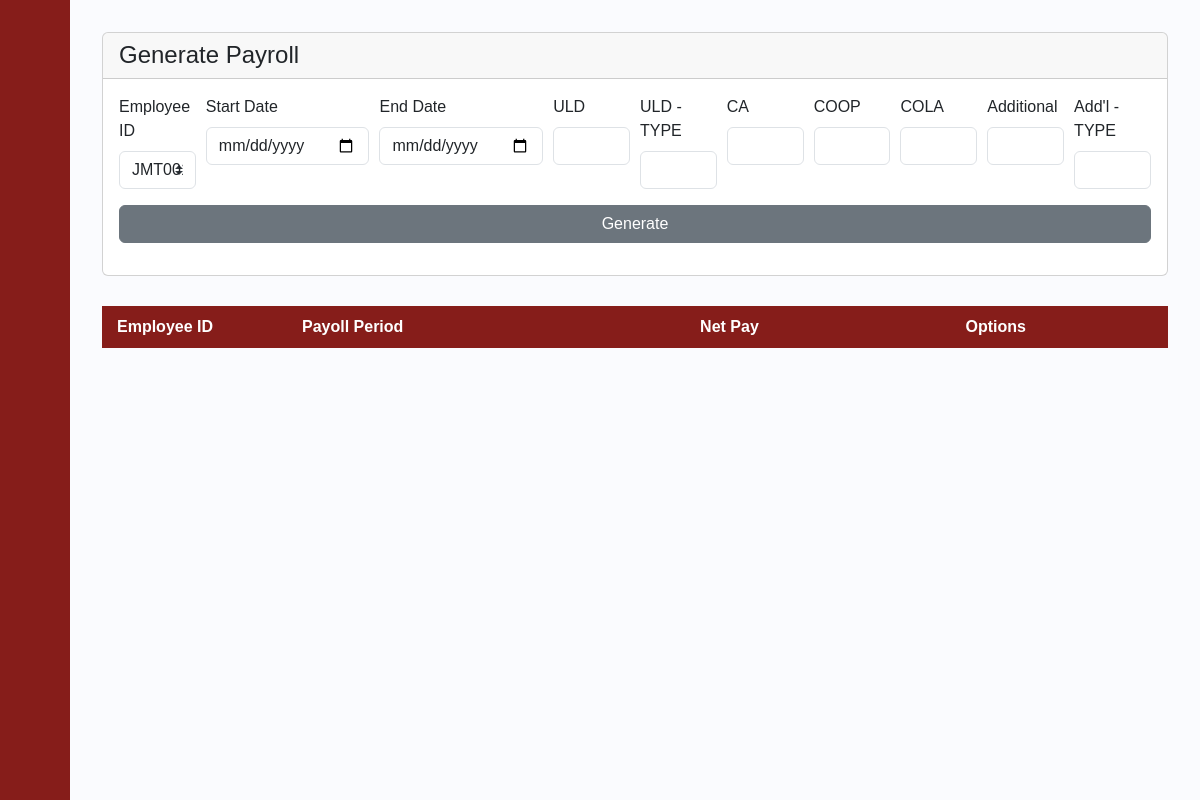
/generate_page/1/, run on an earlier commit of the app's database.
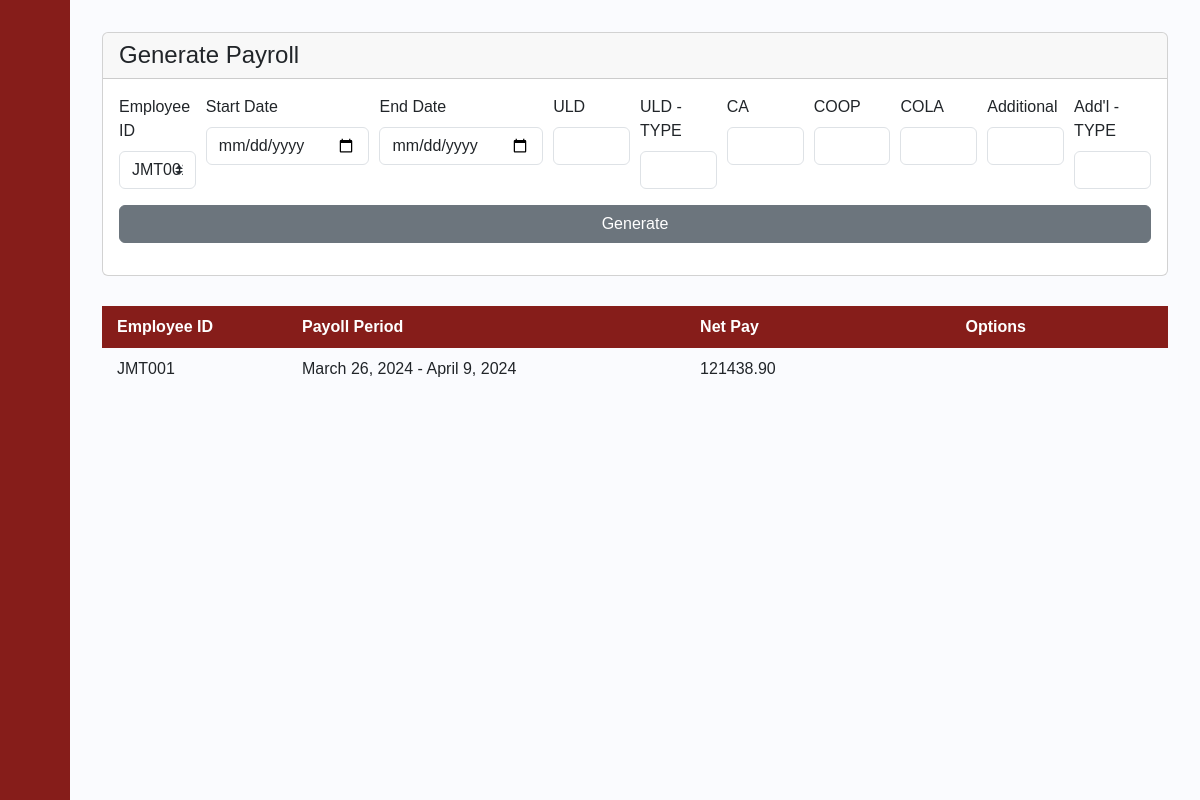
And on a later commit of the database.
### payrollapp/models.py (models this page shows, shortened)
class Payslip_Transaction(models.Model):
    Transaction_ID = models.IntegerField(primary_key=True)
    Date_Distributed = models.DateField(blank=True, null=True)
    Start_Date = models.DateField(blank=True, null=True)
    End_Date = models.DateField(blank=True, null=True)
    Net_Pay = models.FloatField()
    Total_Deductions = models.FloatField()
    Absence_Deductions = models.FloatField()
    OT = models.FloatField()
    NightShift = models.FloatField()
    Holiday_Comp = models.FloatField()
    Employee_ID = models.ForeignKey(Employee, on_delete=models.CASCADE)
    SSS_Rate_ID = models.FloatField()
    PhilHealth_Rate_ID = models.FloatField()
    HDMF_Rate_ID = models.FloatField()
    WTAX_Rate_ID = models.FloatField()
    HMO_Rate_ID = models.FloatField()
    ULDeductions_Rate_ID = models.ForeignKey(UNIFORMLAPTOPDEDUCTIONS, on_delete=models.CASCADE)
    CA_Rate_ID = models.ForeignKey(CA, on_delete=models.CASCADE)
    COOP_Rate_ID = models.ForeignKey(COOP, on_delete=models.CASCADE)
    COLA_Rate_ID = models.ForeignKey(COLA, on_delete=models.CASCADE)
    AddtlEarning_Rate_ID = models.ForeignKey(ADDITIONAL_EARNINGS, on_delete=models.CASCADE)

class Employee(models.Model):
    Last_name = models.CharField(max_length=50)
    First_name = models.CharField(max_length=50)
    Middle_name = models.CharField(max_length=50, blank=True, null=True)
    id_number = models.CharField(max_length=6, primary_key=True)
    Status  = models.CharField(max_length=255)
    Department  = models.CharField(max_length=255)
    Role   = models.CharField(max_length=255)
    Join_Date = models.DateField(blank=True, null=True)
    Phone_Number = models.CharField(max_length=255)
    Email = models.CharField(max_length=255)
    BankNumber = models.CharField(max_length=255)
    Salary   = models.FloatField()
    Vacation_Leaves = models.IntegerField()
    Sick_Leaves = models.IntegerField()
    def getID(self):
        return self.id_number
    def __str__(self):
        z = str(self.getID())
        return z

### payrollapp/views.py (the view)
# urls.py: path('generate_page/<int:UID>/', views.generate_page, name='generate_page'),
def generate_page(request, UID):
    a = Employee.objects.all()
    payslip=Payslip_Transaction.objects.all()
    user = get_object_or_404(USER_ACCOUNT, pk=UID)
    if (request.method == "POST"):
        try:
            employee = request.POST.get('inputID')
        except:
            messages.error(request, "Error missing values") #VERY NIECHE EDGE CASE(I took a look and the chances are incredibly slim but if in a miracle the company lasts THAT long, reallistically we should have migrated or upgraded but error code just in case)
            path = '/generate_page/' + str(user.pk)
            return redirect(path)
        try:
            start  = request.POST.get('inputStartDate')
            try:
                start = datetime.strptime(start, "%Y-%m-%d").date()
            except ValueError:
                messages.error(request, "Invalid date format. Please use YYYY-MM-DD.")
                path = '/generate_page/' + str(user.pk)
                return redirect(path)
        except:
            messages.error(request, "Error missing values") #VERY NIECHE EDGE CASE(I took a look and the chances are incredibly slim but if in a miracle the company lasts THAT long, reallistically we should have migrated or upgraded but error code just in case)
            return render(request, 'payrollapp/generate_page.html' , {'user':user, 'a':a,'payslip':payslip})
        try:
            end  = request.POST.get('inputEndDate')
            try:
                end = datetime.strptime(end, "%Y-%m-%d").date()
            except ValueError:
                messages.error(request, "Invalid date format. Please use YYYY-MM-DD.")
                return render(request, 'payrollapp/generate_page.html', {'user':user, 'a':a, 'payslip':payslip})
        except:
            messages.error(request, "Error missing values") #VERY NIECHE EDGE CASE(I took a look and the chances are incredibly slim but if in a miracle the company lasts THAT long, reallistically we should have migrated or upgraded but error code just in case)
            return render(request, 'payrollapp/generate_page.html', {'user':user, 'a':a, 'payslip':payslip})
        try:
            ULD_AM = request.POST.get('inputULD')
        except:
            messages.error(request, "Error missing values") #VERY NIECHE EDGE CASE(I took a look and the chances are incredibly slim but if in a miracle the company lasts THAT long, reallistically we should have migrated or upgraded but error code just in case)
            return render(request, 'payrollapp/generate_page.html', {'user':user, 'a':a, 'payslip':payslip})
        try:
            ULD_T = request.POST.get('inputULDT')
        except:
            messages.error(request, "Error missing values") #VERY NIECHE EDGE CASE(I took a look and the chances are incredibly slim but if in a miracle the company lasts THAT long, reallistically we should have migrated or upgraded but error code just in case)
            return render(request, 'payrollapp/generate_page.html', {'user':user, 'a':a, 'payslip':payslip})
        try:
            CA_AM = request.POST.get('inputCA')
        except:
            messages.error(request, "Error missing values") #VERY NIECHE EDGE CASE(I took a look and the chances are incredibly slim but if in a miracle the company lasts THAT long, reallistically we should have migrated or upgraded but error code just in case)
            return render(request, 'payrollapp/generate_page.html', {'user':user, 'a':a, 'payslip':payslip})
        try:
            COOP_AM = request.POST.get('inputCOOP')
        except:
            messages.error(request, "Error missing values") #VERY NIECHE EDGE CASE(I took a look and the chances are incredibly slim but if in a miracle the company lasts THAT long, reallistically we should have migrated or upgraded but error code just in case)
            return render(request, 'payrollapp/generate_page.html', {'user':user, 'a':a, 'payslip':payslip})
        try:
            COLA_AM = request.POST.get('inputCOLA')
        except:
            messages.error(request, "Error missing values") #VERY NIECHE EDGE CASE(I took a look and the chances are incredibly slim but if in a miracle the company lasts THAT long, reallistically we should have migrated or upgraded but error code just in case)
            return render(request, 'payrollapp/generate_page.html', {'user':user}, {'a':a}, {'payslip':payslip})
        try:
            ADDE_AM = request.POST.get('inputADDE')
        except:
            messages.error(request, "Error missing values") #VERY NIECHE EDGE CASE(I took a look and the chances are incredibly slim but if in a miracle the company lasts THAT long, reallistically we should have migrated or upgraded but error code just in case)
            path = '/generate_page/' + str(user.pk)
            return redirect(path)
        try:
            ADDE_T = request.POST.get('inputADDET')
        except:
            messages.error(request, "Error missing values") #VERY NIECHE EDGE CASE(I took a look and the chances are incredibly slim but if in a miracle the company lasts THAT long, reallistically we should have migrated or upgraded but error code just in case)
            path = '/generate_page/' + str(user.pk)
            return redirect(path)
        emp = get_object_or_404(Employee, id_number = employee)
        total_hours = ATTENDANCE_HISTORY.objects.filter(Employee_ID=emp, Date__range=(start, end))
        if not total_hours.exists():
            messages.error(request, "Warning: No History records found for employee during payroll period")
            return render(request, 'payrollapp/generate_page.html' , {'user':user,'a':a, 'payslip':payslip})
        total, absenceDues, SSS_RATE_ID, PH_ID, HDMF_ID,  WITH_ID, OT, NightIncrease , Holiday_Comp, Total_Deductions = calculateSALARY(employee, start, end, ULD_AM, ULD_T, CA_AM, COOP_AM, COLA_AM, ADDE_AM, ADDE_T)
        try:
            if Payslip_Transaction.objects.filter(End_Date=end).exists():
                print('error already exists')
                messages.error(request, "Error: Already Exists")
            else:
                xyz = get_object_or_404(HMO, pk=1)
                Payslip_Transaction.objects.create(
                Date_Distributed = datetime.now().date(),
                Start_Date = start,
                End_Date = end,
                Net_Pay = total,
                Total_Deductions= Total_Deductions,
                Absence_Deductions = absenceDues,
                OT= OT,
                NightShift = NightIncrease,
                Holiday_Comp = Holiday_Comp,
                Employee_ID = get_object_or_404(Employee, pk=employee),
                SSS_Rate_ID = SSS_RATE_ID,
                PhilHealth_Rate_ID = PH_ID,
                HDMF_Rate_ID = HDMF_ID,
                WTAX_Rate_ID = WITH_ID,
                HMO_Rate_ID = xyz.HMO_Amount,
                ULDeductions_Rate_ID = UNIFORMLAPTOPDEDUCTIONS.objects.last(),
                CA_Rate_ID = CA.objects.last(),
                COOP_Rate_ID = COOP.objects.last(),
                COLA_Rate_ID = COLA.objects.last(),
                AddtlEarning_Rate_ID = ADDITIONAL_EARNINGS.objects.last()
                )
                messages.success(request, "Payroll successfully generated!")
        except:
            print("Soemthing fked up")
        path = '/generate_page/' + str(user.pk)
        return redirect(path)
    else:
        return render(request, 'payrollapp/generate_page.html' , {'user':user,'a':a, 'payslip':payslip})

### payrollapp/templates/payrollapp/generate_page.html (shortened to what the changed rows need)
{% extends 'payrollapp/base.html' %}
{% load static %}
{% load mathfilters %}
{% block content %}
<div class="content">
    <div style="overflow-x:auto;">
        <table id="posts">
            <thead>
                <tr>
                    <th style="width:5%">Employee ID</th>
                    <th style="width:15%">Payoll Period</th>
                    <th style="width:10%">Net Pay</th>
                    <th style="width:8%">Options</th>
                </tr>
            </thead>
            <tbody>
                {% for i in payslip %}
                <tr>
                    <td>{{i.Employee_ID}}</td>
                    <td>{{i.Start_Date}} - {{i.End_Date}}</td>
                    <td>{{i.Net_Pay|floatformat:2}}</td>
                    <td class="form-row">
                        <a class="btn" href="{% url 'payroll_breakdown' UID=user.pk  TID=i.Transaction_ID %}"></a>
                    </td>
                </tr>
                {% endfor %}
            </tbody>
        </table>
    </div>
</div>
{% endblock %}

What changed in the data, as far as the page shows it:
added Payslip_Transaction: Employee_ID "JMT001", Start_Date "March 26, 2024", End_Date "April 9, 2024", Net_Pay "121438.90"
